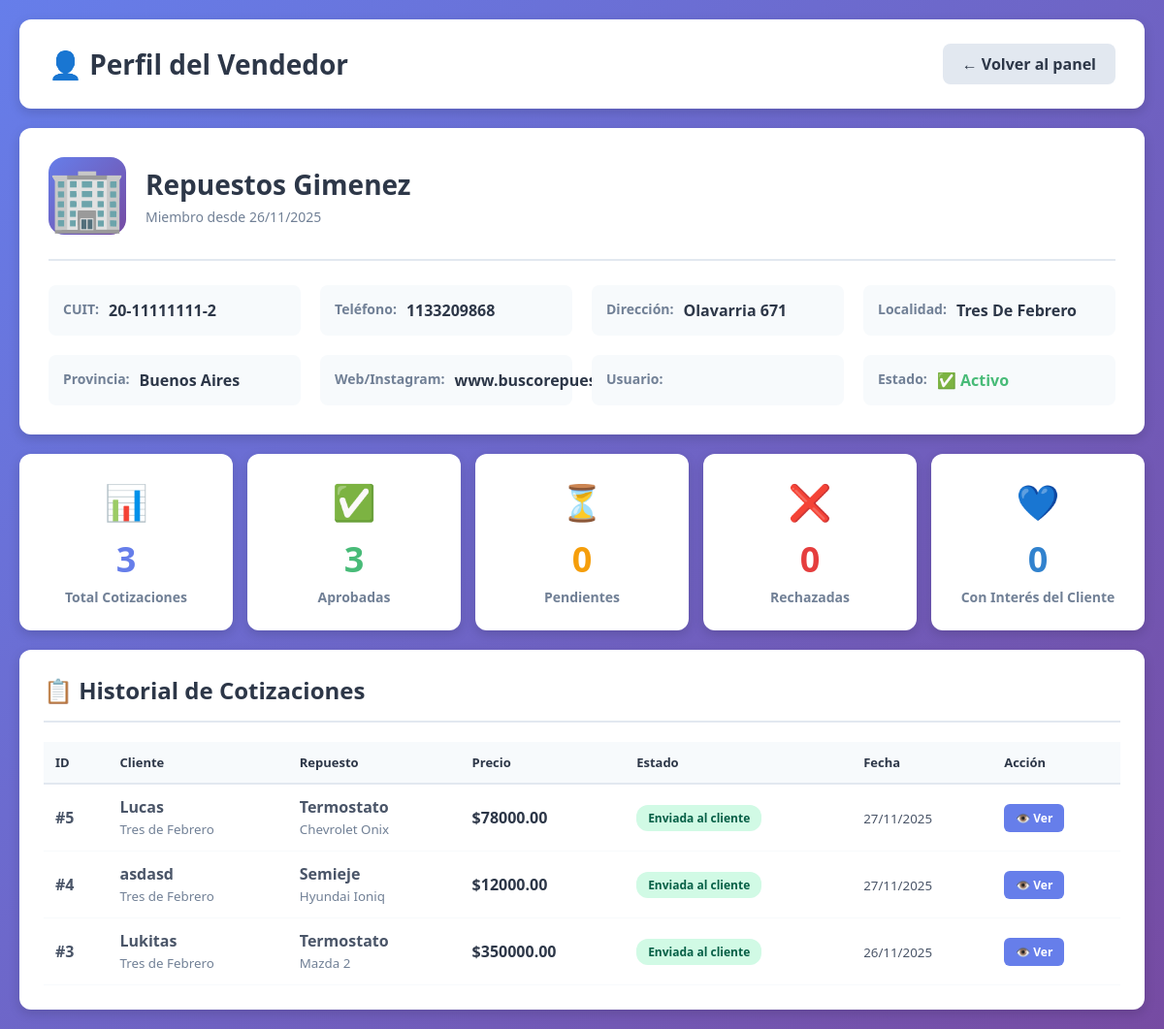
The page /vender/admin/vendedor/3/ (signed in) on the database its author committed.
### core/models.py (models this page shows, shortened)
class VendedorEmpresa(models.Model):
    user = models.OneToOneField(User, on_delete=models.CASCADE, related_name='vendedor_empresa')
    nombre_empresa = models.CharField(max_length=200, verbose_name="Nombre de la Empresa")
    cuit = models.CharField(max_length=13, verbose_name="CUIT", unique=True)
    telefono = models.CharField(max_length=20, verbose_name="Teléfono")
    direccion = models.CharField(max_length=300, verbose_name="Dirección")
    localidad = models.CharField(max_length=200, verbose_name="Localidad")
    provincia = models.CharField(max_length=200, verbose_name="Provincia")
    web_ig = models.CharField(max_length=200, verbose_name="Web/Instagram", blank=True)
    latitud = models.DecimalField(max_digits=10, decimal_places=7, verbose_name="Latitud", null=True, blank=True)
    longitud = models.DecimalField(max_digits=10, decimal_places=7, verbose_name="Longitud", null=True, blank=True)
    fecha_registro = models.DateTimeField(auto_now_add=True)
    activo = models.BooleanField(default=True)
    class Meta:
        verbose_name = "Vendedor Empresa"
        verbose_name_plural = "Vendedores Empresas"

class Cotizacion(models.Model):
    ESTADOS = [
        ("pendiente", "Pendiente de revisión"),
        ("enviada", "Enviada al cliente"),
        ("rechazada", "Rechazada"),
        ("cliente_interesado", "Cliente interesado"),
    ]
    solicitud = models.ForeignKey(
        SolicitudCompra,
        on_delete=models.CASCADE,
        related_name="cotizaciones"
    )
    vendedor = models.ForeignKey(
        VendedorEmpresa,
        on_delete=models.CASCADE,
        related_name="cotizaciones"
    )
    precio = models.DecimalField(max_digits=12, decimal_places=2, verbose_name="Precio")
    comentarios = models.TextField(blank=True, verbose_name="Comentarios")
    estado = models.CharField(
        max_length=20,
        choices=ESTADOS,
        default="pendiente",
        verbose_name="Estado"
    )
    fecha_creacion = models.DateTimeField(auto_now_add=True)
    fecha_envio = models.DateTimeField(null=True, blank=True)
    class Meta:
        verbose_name = "Cotización"
        verbose_name_plural = "Cotizaciones"
        unique_together = ['solicitud', 'vendedor']
        ordering = ['-fecha_creacion']

class SolicitudCompra(models.Model):
    URGENCIA_CHOICES = [
        ('baja', 'Baja - Puedo esperar'),
        ('media', 'Media - Lo necesito pronto'),
        ('alta', 'Alta - Urgente'),
        ('super_alta', 'Super Alta - Muy Urgente (en hora)'),
    ]
    CATEGORIA_CHOICES = [
        ('motor', 'Motor'),
        ('transmision', 'Transmisión'),
        ('suspension', 'Suspensión'),
        ('frenos', 'Frenos'),
        ('electrico', 'Sistema Eléctrico'),
        ('carroceria', 'Carrocería'),
        ('interior', 'Interior'),
        ('otros', 'Otros'),
    ]
    marca_auto = models.CharField(max_length=100, verbose_name="Marca del Auto")
    modelo_auto = models.CharField(max_length=100, verbose_name="Modelo del Auto", blank=True)
    año_auto = models.IntegerField(verbose_name="Año del Auto", null=True, blank=True)
    nro_chasis = models.CharField(max_length=100, verbose_name="VIN/Número de Chasis", blank=True, default='')
    categoria_repuesto = models.CharField(max_length=50, choices=CATEGORIA_CHOICES, verbose_name="Categoría del Repuesto")
    repuesto_especifico = models.CharField(max_length=200, verbose_name="Repuesto Específico")
    descripcion_adicional = models.TextField(verbose_name="Descripción Adicional", blank=True)
    urgencia = models.CharField(max_length=20, choices=URGENCIA_CHOICES, verbose_name="Nivel de Urgencia")
    nombre = models.CharField(max_length=200, verbose_name="Nombre")
    celular = models.CharField(max_length=20, verbose_name="Celular", default='')
    localidad = models.CharField(max_length=200, verbose_name="Localidad", blank=True, default='')
    zona = models.CharField(max_length=200, verbose_name="Zona/Provincia", blank=True, default='')
    fecha_solicitud = models.DateTimeField(auto_now_add=True)
    activa = models.BooleanField(default=True)
    class Meta:
        verbose_name = "Solicitud de Compra"
        verbose_name_plural = "Solicitudes de Compra"
        ordering = ['-fecha_solicitud']

### quiero_vender/views.py (the view)
# urls.py: path('admin/vendedor/<int:vendedor_id>/', views.perfil_vendedor_admin, name='perfil_vendedor_admin'),
@staff_member_required
def perfil_vendedor_admin(request, vendedor_id):
    vendedor = get_object_or_404(VendedorEmpresa, id=vendedor_id)
    cotizaciones = Cotizacion.objects.filter(
        vendedor=vendedor
    ).select_related('solicitud').order_by('-fecha_creacion')
    estadisticas = {
        'total_cotizaciones': cotizaciones.count(),
        'aprobadas': cotizaciones.filter(estado='enviada').count(),
        'rechazadas': cotizaciones.filter(estado='rechazada').count(),
        'pendientes': cotizaciones.filter(estado='pendiente').count(),
        'con_interes': cotizaciones.filter(estado='cliente_interesado').count(),
    }
    context = {
        'vendedor': vendedor,
        'cotizaciones': cotizaciones,
        'estadisticas': estadisticas,
    }
    return render(request, 'perfil_vendedor_admin.html', context)

### quiero_vender/templates/perfil_vendedor_admin.html (shortened to what this page needs)
{% load static %}
<!DOCTYPE html>
<html lang="es">
<head>
</head>
<body>
    <div class="container">
        <div class="header">
            <h1>👤 Perfil del Vendedor</h1>
            <a href="{% url 'admin_cotizaciones' %}" class="btn-back">← Volver al panel</a>
        </div>
        <div class="perfil-card">
            <div class="perfil-header">
                <div class="perfil-icon">🏢</div>
                <div class="perfil-info">
                    <h2>{{ vendedor.nombre_empresa }}</h2>
                    <p>Miembro desde {{ vendedor.fecha_registro|date:"d/m/Y" }}</p>
                </div>
            </div>
            <div class="info-grid">
                <div class="info-item">
                    <span class="info-label">CUIT:</span>
                    <span class="info-value">{{ vendedor.cuit }}</span>
                </div>
                <div class="info-item">
                    <span class="info-label">Teléfono:</span>
                    <span class="info-value">{{ vendedor.telefono }}</span>
                </div>
                <div class="info-item">
                    <span class="info-label">Dirección:</span>
                    <span class="info-value">{{ vendedor.direccion }}</span>
                </div>
                <div class="info-item">
                    <span class="info-label">Localidad:</span>
                    <span class="info-value">{{ vendedor.localidad }}</span>
                </div>
                <div class="info-item">
                    <span class="info-label">Provincia:</span>
                    <span class="info-value">{{ vendedor.provincia }}</span>
                </div>
                {% if vendedor.web_ig %}
                <div class="info-item">
                    <span class="info-label">Web/Instagram:</span>
                    <span class="info-value">{{ vendedor.web_ig }}</span>
                </div>
                {% endif %}
                <div class="info-item">
                    <span class="info-label">Usuario:</span>
                    <span class="info-value">{{ vendedor.user.email }}</span>
                </div>
                <div class="info-item">
                    <span class="info-label">Estado:</span>
                    <span class="info-value">
                        {% if vendedor.activo %}
                            <span style="color: #48bb78;">✅ Activo</span>
                        {% else %}
                            <span style="color: #e53e3e;">❌ Inactivo</span>
                        {% endif %}
                    </span>
                </div>
            </div>
        </div>
        <div class="stats-container">
            <div class="stat-card">
                <div class="stat-icon">📊</div>
                <div class="stat-number stat-total">{{ estadisticas.total_cotizaciones }}</div>
                <div class="stat-label">Total Cotizaciones</div>
            </div>
            <div class="stat-card">
                <div class="stat-icon">✅</div>
                <div class="stat-number stat-aprobadas">{{ estadisticas.aprobadas }}</div>
                <div class="stat-label">Aprobadas</div>
            </div>
            <div class="stat-card">
                <div class="stat-icon">⏳</div>
                <div class="stat-number stat-pendientes">{{ estadisticas.pendientes }}</div>
                <div class="stat-label">Pendientes</div>
            </div>
            <div class="stat-card">
                <div class="stat-icon">❌</div>
                <div class="stat-number stat-rechazadas">{{ estadisticas.rechazadas }}</div>
                <div class="stat-label">Rechazadas</div>
            </div>
            <div class="stat-card">
                <div class="stat-icon">💙</div>
                <div class="stat-number stat-interes">{{ estadisticas.con_interes }}</div>
                <div class="stat-label">Con Interés del Cliente</div>
            </div>
        </div>
        <div class="historial-card">
            <h2>📋 Historial de Cotizaciones</h2>
            {% if cotizaciones %}
            <div class="table-wrapper">
                <table>
                    <thead>
                        <tr>
                            <th>ID</th>
                            <th>Cliente</th>
                            <th>Repuesto</th>
                            <th>Precio</th>
                            <th>Estado</th>
                            <th>Fecha</th>
                            <th>Acción</th>
                        </tr>
                    </thead>
                    <tbody>
                        {% for cotizacion in cotizaciones %}
                        <tr>
                            <td><strong>#{{ cotizacion.id }}</strong></td>
                            <td>
                                <strong>{{ cotizacion.solicitud.nombre }}</strong><br>
                                <small style="color: #718096;">{{ cotizacion.solicitud.localidad }}</small>
                            </td>
                            <td>
                                <strong>{{ cotizacion.solicitud.repuesto_especifico }}</strong><br>
                                <small style="color: #718096;">
                                    {{ cotizacion.solicitud.marca_auto }} {{ cotizacion.solicitud.modelo_auto }}
                                </small>
                            </td>
                            <td>
                                <strong style="color: #2d3748; font-size: 16px;">${{ cotizacion.precio }}</strong>
                            </td>
                            <td>
                                <span class="badge badge-{{ cotizacion.estado }}">
                                    {{ cotizacion.get_estado_display }}
                                </span>
                            </td>
                            <td>
                                <small>{{ cotizacion.fecha_creacion|date:"d/m/Y" }}</small>
                            </td>
                            <td>
                                <a href="{% url 'detalle_cotizacion' cotizacion.id %}" class="btn-ver">
                                    👁️ Ver
                                </a>
                            </td>
                        </tr>
                        {% endfor %}
                    </tbody>
                </table>
            </div>
            {% else %}
            <div class="empty-state">
                <div class="empty-state-icon">📭</div>
                <h3>Sin cotizaciones aún</h3>
                <p>Este vendedor no ha enviado cotizaciones todavía</p>
            </div>
            {% endif %}
        </div>
    </div>
</body>
</html>

### quiero_vender/templates/perfil_vendedor_admin.html (style rules this page uses)
* { margin: 0; padding: 0; box-sizing: border-box; }
body { font-family: 'Segoe UI', Tahoma, Geneva, Verdana, sans-serif; background: linear-gradient(135deg, #667eea 0%, #764ba2 100%); min-height: 100vh; padding: 20px; }
.container { max-width: 1400px; margin: 0 auto; }
.header { background: white; padding: 25px 30px; border-radius: 12px; margin-bottom: 20px; box-shadow: 0 4px 12px rgba(0,0,0,0.15); display: flex; justify-content: space-between; align-items: center; }
.header h1 { font-size: 28px; color: #2d3748; }
.btn-back { padding: 10px 20px; background: #e2e8f0; color: #2d3748; text-decoration: none; border-radius: 8px; font-weight: 600; transition: all 0.3s; }
.perfil-card { background: white; border-radius: 12px; padding: 30px; margin-bottom: 20px; box-shadow: 0 4px 12px rgba(0,0,0,0.15); }
.perfil-header { display: flex; align-items: center; gap: 20px; margin-bottom: 25px; padding-bottom: 25px; border-bottom: 2px solid #e2e8f0; }
.perfil-icon { font-size: 64px; width: 80px; height: 80px; display: flex; align-items: center; justify-content: center; background: linear-gradient(135deg, #667eea 0%, #764ba2 100%); border-radius: 16px; color: white; }
.perfil-info h2 { font-size: 28px; color: #2d3748; margin-bottom: 5px; }
.perfil-info p { color: #718096; font-size: 14px; }
.info-grid { display: grid; grid-template-columns: repeat(auto-fit, minmax(250px, 1fr)); gap: 20px; }
.info-item { display: flex; justify-content: left; padding: 15px; background: #f7fafc; border-radius: 8px; }
.info-label { font-weight: 600; color: #718096; font-size: 14px; }
.info-value { color: #2d3748; font-weight: 600; text-align: left; padding-left: 10px ; }
.stats-container { display: grid; grid-template-columns: repeat(auto-fit, minmax(200px, 1fr)); gap: 15px; margin-bottom: 20px; }
.stat-card { background: white; padding: 25px; border-radius: 12px; box-shadow: 0 4px 12px rgba(0,0,0,0.15); text-align: center; transition: transform 0.3s; }
.stat-icon { font-size: 36px; margin-bottom: 10px; }
.stat-number { font-size: 36px; font-weight: 700; margin-bottom: 5px; }
.stat-label { font-size: 14px; color: #718096; font-weight: 600; }
.stat-total { color: #667eea; }
.stat-aprobadas { color: #48bb78; }
.stat-rechazadas { color: #e53e3e; }
.stat-pendientes { color: #f59e0b; }
.stat-interes { color: #3182ce; }
.historial-card { background: white; border-radius: 12px; padding: 25px; box-shadow: 0 4px 12px rgba(0,0,0,0.15); }
.historial-card h2 { font-size: 24px; color: #2d3748; margin-bottom: 20px; padding-bottom: 15px; border-bottom: 2px solid #e2e8f0; }
.table-wrapper { overflow-x: auto; }
table { width: 100%; border-collapse: collapse; }
thead { background: #f7fafc; }
th { padding: 12px; text-align: left; font-weight: 700; color: #2d3748; border-bottom: 2px solid #e2e8f0; font-size: 13px; }
td { padding: 12px; border-bottom: 1px solid #f7fafc; color: #4a5568; }
.badge { padding: 5px 12px; border-radius: 12px; font-size: 12px; font-weight: 600; display: inline-block; }
.badge-enviada { background: #d1fae5; color: #065f46; }
.btn-ver { padding: 6px 12px; background: #667eea; color: white; text-decoration: none; border-radius: 6px; font-size: 12px; font-weight: 600; display: inline-block; transition: all 0.3s; }

### rows shown on the page
VendedorEmpresa: nombre_empresa "Repuestos Gimenez", fecha_registro "26/11/2025", cuit "20-11111111-2", telefono "1133209868", direccion "Olavarria 671", localidad "Tres De Febrero", provincia "Buenos Aires", web_ig "www.buscorepuesto.com.ar"
Cotizacion: id "5", solicitud.nombre "Lucas", solicitud.localidad "Tres de Febrero", solicitud.repuesto_especifico "Termostato", solicitud.marca_auto "Chevrolet", solicitud.modelo_auto "Onix", precio "78000.00", estado "Enviada al cliente", fecha_creacion "27/11/2025"
Cotizacion: id "4", solicitud.nombre "asdasd", solicitud.localidad "Tres de Febrero", solicitud.repuesto_especifico "Semieje", solicitud.marca_auto "Hyundai", solicitud.modelo_auto "Ioniq", precio "12000.00", estado "Enviada al cliente", fecha_creacion "27/11/2025"
Cotizacion: id "3", solicitud.nombre "Lukitas", solicitud.localidad "Tres de Febrero", solicitud.repuesto_especifico "Termostato", solicitud.marca_auto "Mazda", solicitud.modelo_auto "2", precio "350000.00", estado "Enviada al cliente", fecha_creacion "26/11/2025"

### other values the page prints
{{ estadisticas.total_cotizaciones }} "3"
{{ estadisticas.aprobadas }} "3"
{{ estadisticas.pendientes }} "0"
{{ estadisticas.rechazadas }} "0"
{{ estadisticas.con_interes }} "0"
